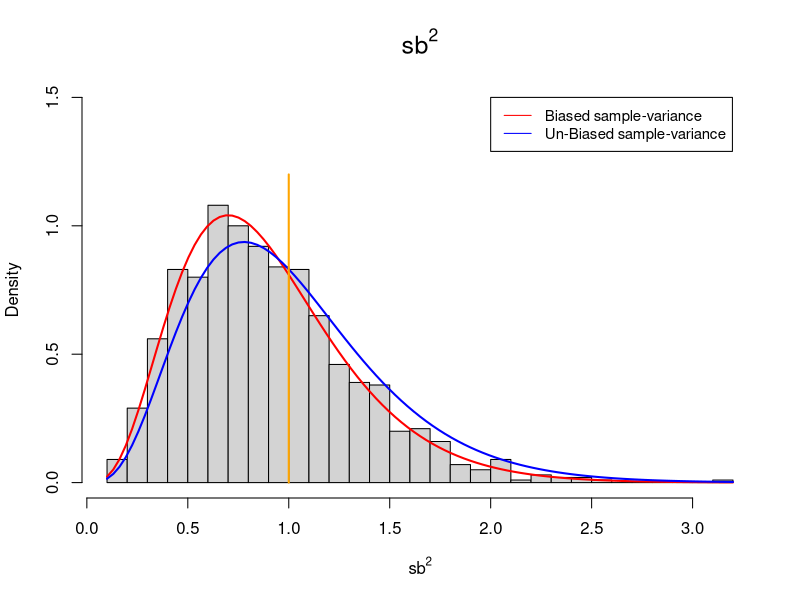

Write the R code that produced this figure.
# REQUIRED FUNCTIONS #

# Biased sample-variance, done in an efficient manner
var_b <- function(x)
{
  var(x)*(length(x)-1)/length(x)
}

# EXERCISE #

set.seed(123)    # Be reproducible

R <- 1000        # Replications
n <- 10          # Samples per Replication

sigma <- 1       # Normal StdDev


samples <- array(0, c(R, n))
for (i in 1:R){
  samples[i, ] <- rnorm(n, 0, sigma)    # Can we be more efficient without rewriting everything?
}

samples_stat <- array(0, R)
samples_stat <- apply(samples, 1, var_b)


par(mfrow=c(1,1), oma=c(0,0,0,0))

hist(samples_stat, breaks= 40, probability = TRUE,    # Biased sample-variance (hist)
     xlab=expression(sb^2), main= bquote(sb^2), cex.main=1.5, ylim = c(0, 1.5))

# Biased sample-variance (line)
curve(((n)/sigma^2) * dchisq(x * ((n)/sigma^2), df = n - 1),
      add = TRUE, col="red", lwd=2, main="N(0,1)")

# UN-biased sample-variance (line)
curve(((n-1)/sigma^2) * dchisq(x * ((n-1)/sigma^2), df = n - 1),
      add = TRUE, col="blue", lwd=2, main="N(0,1)")

# Make the "bias" more apparent
segments(1, 0, 1, 1.2,
         col="orange", lwd=2)

# Legend
legend(2, 1.5, legend=c("Biased sample-variance", "Un-Biased sample-variance"),
       col=c("red", "blue"), lty=1:1, cex=0.9)
